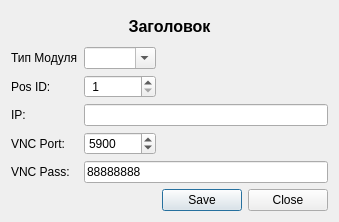
<?xml version="1.0" encoding="UTF-8"?>
<ui version="4.0">
 <class>EditWorkplaceDialog</class>
 <widget class="QDialog" name="EditWorkplaceDialog">
  <property name="geometry">
   <rect>
    <x>0</x>
    <y>0</y>
    <width>334</width>
    <height>222</height>
   </rect>
  </property>
  <property name="windowTitle">
   <string>Dialog</string>
  </property>
  <layout class="QGridLayout" name="gridLayout">
   <item row="4" column="0">
    <widget class="QLabel" name="label_3">
     <property name="text">
      <string>IP:</string>
     </property>
    </widget>
   </item>
   <item row="0" column="0" colspan="5">
    <widget class="QLabel" name="label">
     <property name="font">
      <font>
       <pointsize>12</pointsize>
       <bold>true</bold>
      </font>
     </property>
     <property name="text">
      <string>Заголовок</string>
     </property>
     <property name="alignment">
      <set>Qt::AlignCenter</set>
     </property>
     <property name="wordWrap">
      <bool>true</bool>
     </property>
    </widget>
   </item>
   <item row="6" column="2" colspan="3">
    <widget class="QLineEdit" name="lineEditVNCPass">
     <property name="text">
      <string>88888888</string>
     </property>
    </widget>
   </item>
   <item row="5" column="0">
    <widget class="QLabel" name="label_4">
     <property name="text">
      <string>VNC Port:</string>
     </property>
    </widget>
   </item>
   <item row="7" column="4">
    <widget class="QDialogButtonBox" name="buttonBox">
     <property name="standardButtons">
      <set>QDialogButtonBox::Close|QDialogButtonBox::Save</set>
     </property>
    </widget>
   </item>
   <item row="6" column="0">
    <widget class="QLabel" name="label_5">
     <property name="text">
      <string>VNC Pass:</string>
     </property>
    </widget>
   </item>
   <item row="5" column="2" colspan="2">
    <widget class="QSpinBox" name="spinBoxVNCPort">
     <property name="maximum">
      <number>99999</number>
     </property>
     <property name="value">
      <number>5900</number>
     </property>
    </widget>
   </item>
   <item row="4" column="2" colspan="3">
    <widget class="QLineEdit" name="lineEditIP"/>
   </item>
   <item row="2" column="2" colspan="2">
    <widget class="QComboBox" name="comboBoxArmType">
     <property name="editable">
      <bool>true</bool>
     </property>
    </widget>
   </item>
   <item row="3" column="0">
    <widget class="QLabel" name="label_6">
     <property name="text">
      <string>Pos ID:</string>
     </property>
    </widget>
   </item>
   <item row="3" column="2" colspan="2">
    <widget class="QSpinBox" name="spinBoxPosID">
     <property name="suffix">
      <string/>
     </property>
     <property name="prefix">
      <string> </string>
     </property>
     <property name="minimum">
      <number>1</number>
     </property>
     <property name="maximum">
      <number>5</number>
     </property>
    </widget>
   </item>
   <item row="2" column="0" colspan="2">
    <widget class="QLabel" name="label_2">
     <property name="text">
      <string>Тип Модуля</string>
     </property>
    </widget>
   </item>
   <item row="2" column="4">
    <widget class="QLabel" name="labelTypeName">
     <property name="text">
      <string/>
     </property>
    </widget>
   </item>
  </layout>
 </widget>
 <tabstops>
  <tabstop>comboBoxArmType</tabstop>
  <tabstop>spinBoxPosID</tabstop>
  <tabstop>lineEditIP</tabstop>
  <tabstop>spinBoxVNCPort</tabstop>
  <tabstop>lineEditVNCPass</tabstop>
 </tabstops>
 <resources/>
 <connections/>
</ui>
